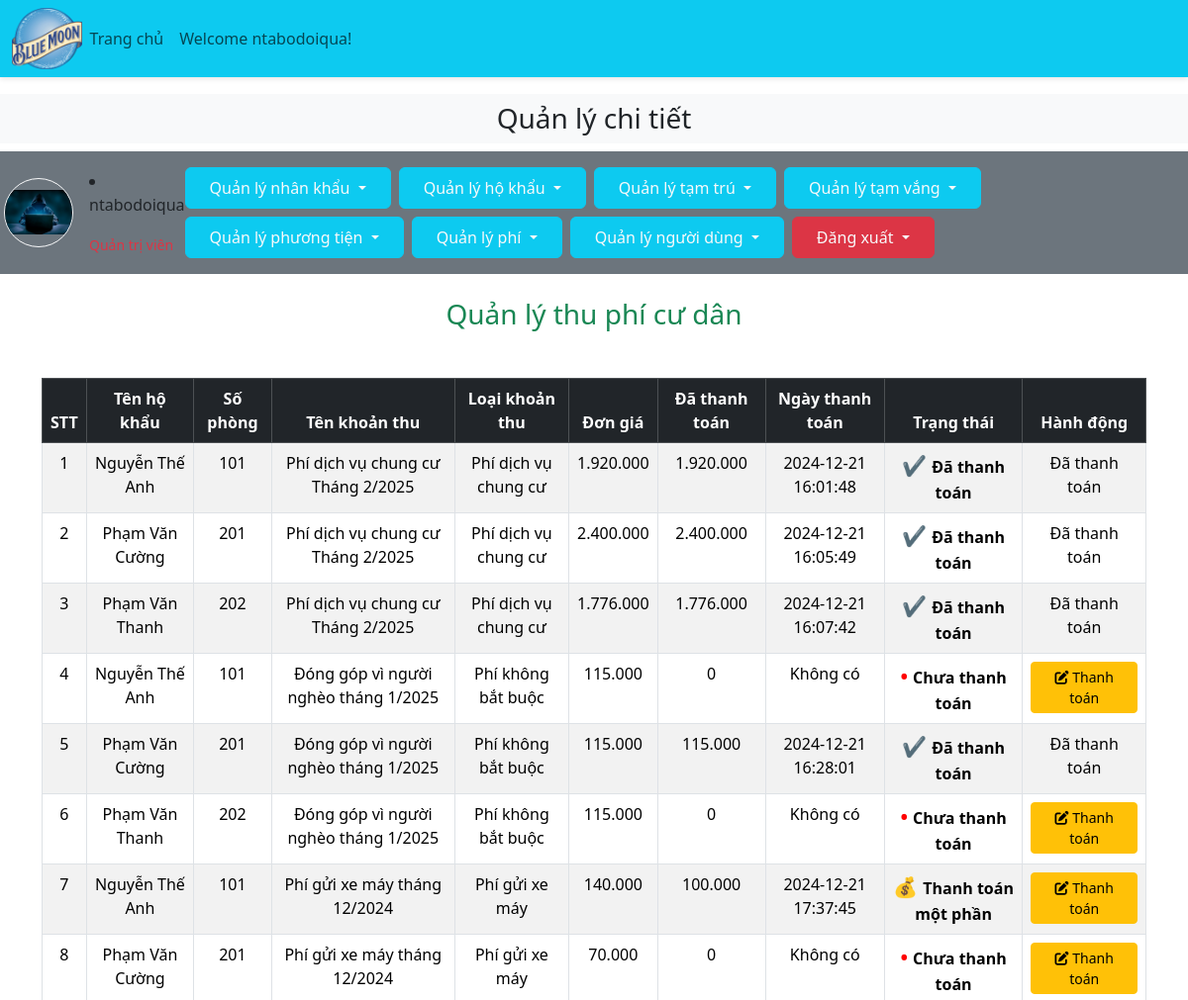
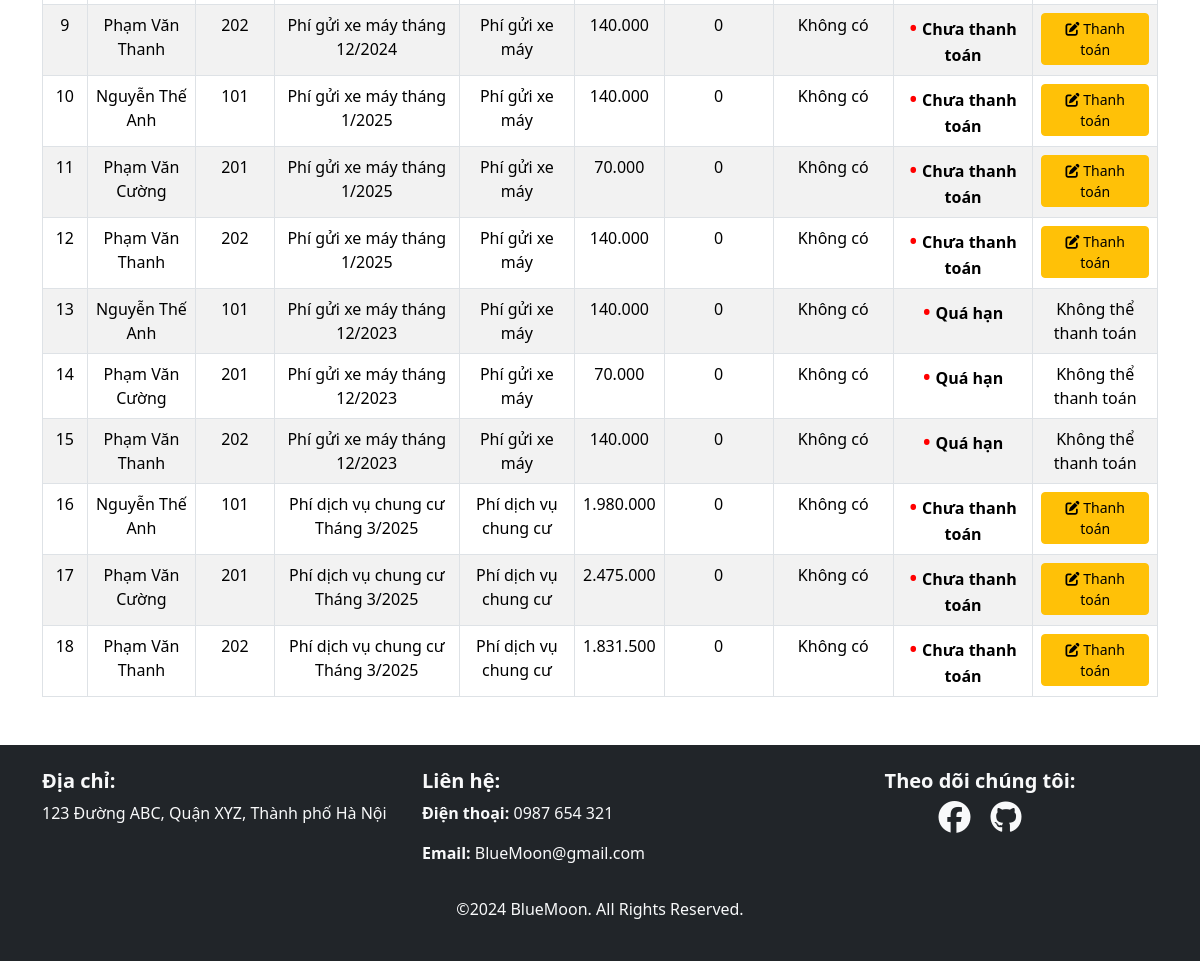
The app's page /admin_area/index.php?list_payments (signed in), older data (2 pictures, top to bottom).
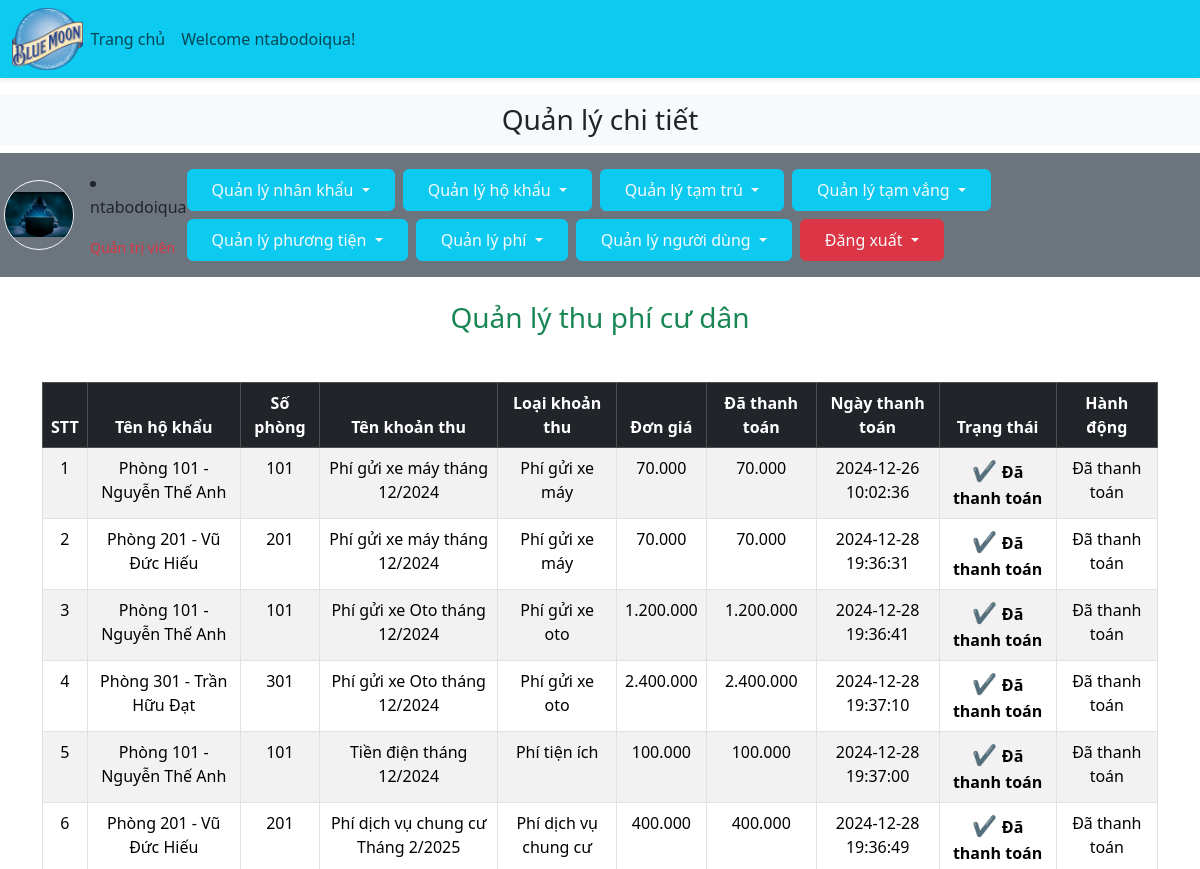
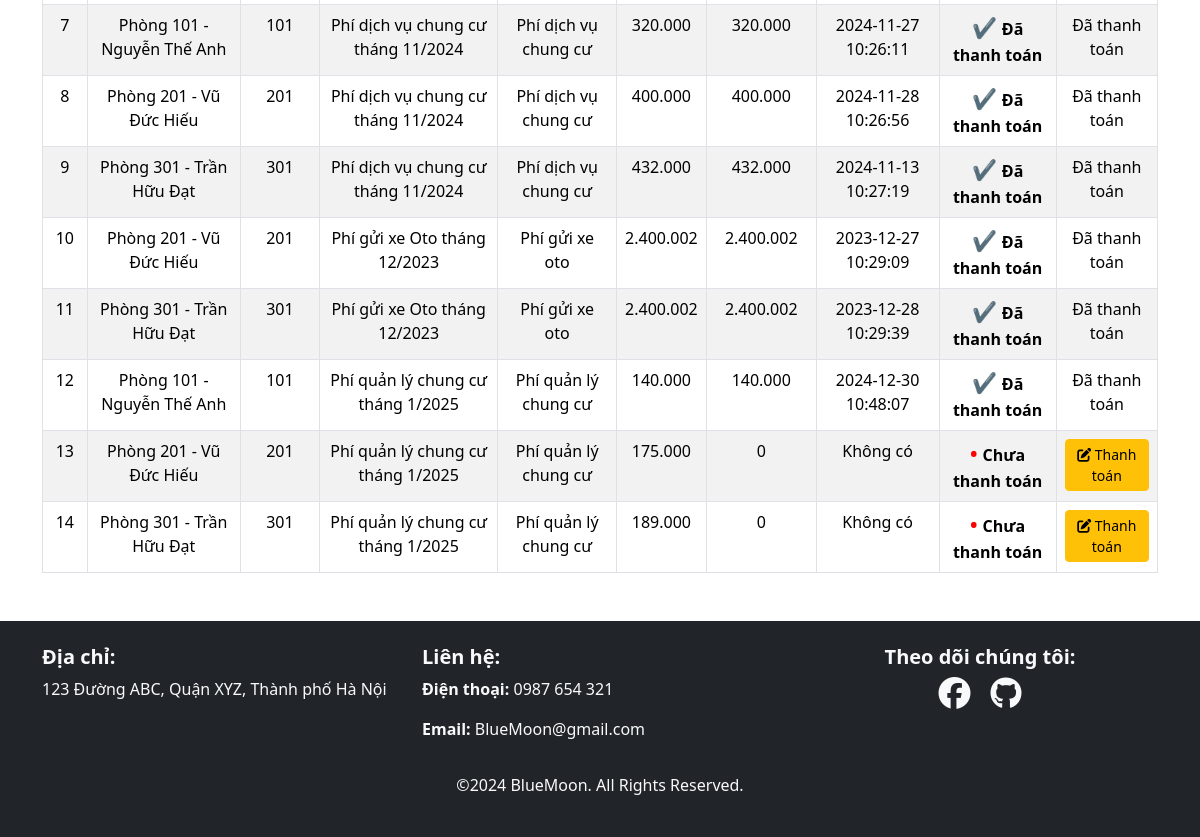
The same page, newer data (2 pictures, top to bottom).
### tables this page shows
CREATE TABLE `payments` (
  `payment_id` int(11) NOT NULL,
  `fee_id` int(11) NOT NULL,
  `apartment_id` int(11) NOT NULL,
  `amount_due` double NOT NULL,
  `amount_paid` double NOT NULL,
  `payment_date` datetime DEFAULT NULL,
  `status` varchar(50) NOT NULL
);

CREATE TABLE `apartments` (
  `apartment_id` int(11) NOT NULL,
  `apartment_name` varchar(50) NOT NULL,
  `apartment_num` int(11) NOT NULL,
  `apartment_area` int(11) NOT NULL,
  `owner_id` int(11) NOT NULL,
  `curr_living` int(11) NOT NULL,
  `is_left` tinyint(1) NOT NULL,
  `apartment_type` varchar(50) NOT NULL,
  `apartment_ngaylap` date DEFAULT NULL,
  `apartment_ngayroi` date DEFAULT NULL
);

CREATE TABLE `fees` (
  `fee_id` int(11) NOT NULL,
  `type_id` int(11) NOT NULL,
  `fee_additional_amount` int(11) NOT NULL,
  `fee_name` varchar(255) NOT NULL,
  `fee_image` varchar(255) NOT NULL,
  `fee_start_date` date NOT NULL,
  `fee_due_date` date NOT NULL
);

CREATE TABLE `type_fee` (
  `type_id` int(11) NOT NULL,
  `type_name` varchar(255) NOT NULL,
  `type_rate` int(11) NOT NULL
);

### admin_area/list_payments.php (the view, shortened to what this page needs)
<h3 class="text-center text-success my-4">Quản lý thu phí cư dân</h3>
<table class="table table-bordered table-hover table-striped mt-5">
    <thead class="table-dark">
        <tr class="text-center">
            <th>STT</th>
            <th>Tên hộ khẩu</th>
            <th>Số phòng</th>
            <th>Tên khoản thu</th>
            <th>Loại khoản thu</th>
            <th>Đơn giá</th>
            <th>Đã thanh toán</th>
            <th>Ngày thanh toán</th>
            <th>Trạng thái</th>
            <th>Hành động</th>
        </tr>
    </thead>
    <tbody class="bg-secondary text-light">
        <?php
        $get_payments="SELECT * FROM `payments`";
        $result=mysqli_query($con,$get_payments);
        $row_count=mysqli_num_rows($result);
        if($row_count==0){
            echo "<tr><td colspan='10' class='bg-danger text-center'>Chưa có khoản phí nào!</td></tr>";
        } else {
            $number = 0;
            while($row_data=mysqli_fetch_assoc($result)){
                $payment_id=$row_data['payment_id'];
                $fee_id=$row_data['fee_id'];
                $apartment_id=$row_data['apartment_id'];
                $amount_due=$row_data['amount_due'];
                $amount_paid=$row_data['amount_paid'];
                $query_fees = "SELECT fee_name,fee_due_date FROM fees WHERE fee_id = $fee_id LIMIT 1";
                $result_fees = mysqli_query($con, $query_fees);
                $row_fees = mysqli_fetch_assoc($result_fees);
                $fee_name = $row_fees['fee_name'];
                $fee_due_date = $row_fees['fee_due_date'];
                if ($amount_paid!=0){
                    $payment_date=$row_data['payment_date'];
                } else {
                    $payment_date="Không có";
                }
                if ($amount_paid == $amount_due) {
                    $status = "Đã thanh toán";
                    $status_class = "green";
                } else if (strtotime($fee_due_date) < strtotime(date('Y-m-d'))) {
                    $status = "Quá hạn";
                    $status_class = "red";
                } else if ($amount_paid == 0){
                    $status = "Chưa thanh toán";
                    $status_class = "red";
                } else {
                    $status = "Thanh toán một phần";
                    $status_class = "yellow";
                }
                $number++;
                $query_apartment = "SELECT apartment_name, apartment_num FROM apartments WHERE apartment_id = $apartment_id LIMIT 1";
                $result_apartment = mysqli_query($con, $query_apartment);
                $row_apartment = mysqli_fetch_assoc($result_apartment);
                $apartment_name = $row_apartment['apartment_name'];
                $apartment_num = $row_apartment['apartment_num'];
                $query_type_fee = "SELECT type_name FROM type_fee WHERE type_id = (SELECT type_id FROM fees WHERE fee_id = $fee_id) LIMIT 1";
                $result_type_fee = mysqli_query($con, $query_type_fee);
                $row_type_fee = mysqli_fetch_assoc($result_type_fee);
                $type_name = $row_type_fee['type_name'];
        ?>
        <tr class="text-center">
            <td><?php echo $number; ?></td>
            <td><?php echo $apartment_name; ?></td>
            <td><?php echo $apartment_num; ?></td>
            <td><?php echo $fee_name; ?></td>
            <td><?php echo $type_name; ?></td>
            <td><?php echo number_format($amount_due,0,',','.'); ?></td>
            <td><?php echo number_format($amount_paid,0,',','.'); ?></td>
            <td><?php echo $payment_date; ?></td>
            <td class="<?php echo $status_class; ?>"><?php echo $status; ?></td>
            <?php if ($status == "Quá hạn"){
                echo "<td>Không thể thanh toán</td>";
            } else if ($status == "Đã thanh toán") {
                echo "<td>Đã thanh toán</td>";
            }
            else {
                echo "<td><a href='index.php?edit_payment=$payment_id' class='btn btn-sm btn-warning'><i class='fa-solid fa-pen-to-square'></i> Thanh toán</a></td>";
            }
            ?>
        </tr>
        <?php
            }
        }
        ?>
    </tbody>
</table>

Row changes from the older to the newer data that the page shows:
removed payments: apartment.apartment_name "Nguyễn Thế Anh", apartment.apartment_num "101", fee.fee_name "Phí dịch vụ chung cư Tháng 2/2025", type_fee.type_name "Phí dịch vụ chung cư", amount_due "1.920.000", amount_paid "1.920.000", payment_date "2024-12-21 16:01:48", status "Đã thanh toán"
removed payments: apartment.apartment_name "Phạm Văn Cường", apartment.apartment_num "201", fee.fee_name "Phí dịch vụ chung cư Tháng 2/2025", type_fee.type_name "Phí dịch vụ chung cư", amount_due "2.400.000", amount_paid "2.400.000", payment_date "2024-12-21 16:05:49", status "Đã thanh toán"
removed payments: apartment.apartment_name "Phạm Văn Thanh", apartment.apartment_num "202", fee.fee_name "Phí dịch vụ chung cư Tháng 2/2025", type_fee.type_name "Phí dịch vụ chung cư", amount_due "1.776.000", amount_paid "1.776.000", payment_date "2024-12-21 16:07:42", status "Đã thanh toán"
removed payments: apartment.apartment_name "Nguyễn Thế Anh", apartment.apartment_num "101", fee.fee_name "Đóng góp vì người nghèo tháng 1/2025", type_fee.type_name "Phí không bắt buộc", amount_due "115.000", amount_paid "0", amount_paid "Không có", amount_paid "Chưa thanh toán"
removed payments: apartment.apartment_name "Phạm Văn Cường", apartment.apartment_num "201", fee.fee_name "Đóng góp vì người nghèo tháng 1/2025", type_fee.type_name "Phí không bắt buộc", amount_due "115.000", amount_paid "115.000", payment_date "2024-12-21 16:28:01", status "Đã thanh toán"
removed payments: apartment.apartment_name "Nguyễn Thế Anh", apartment.apartment_num "101", fee.fee_name "Phí gửi xe máy tháng 12/2024", type_fee.type_name "Phí gửi xe máy", amount_due "140.000", amount_paid "100.000", payment_date "2024-12-21 17:37:45", amount_paid "Thanh toán một phần"
removed payments: apartment.apartment_name "Phạm Văn Thanh", apartment.apartment_num "202", fee.fee_name "Phí gửi xe máy tháng 12/2024", type_fee.type_name "Phí gửi xe máy", amount_due "140.000", amount_paid "0", amount_paid "Không có", amount_paid "Chưa thanh toán"
removed payments: apartment.apartment_name "Nguyễn Thế Anh", apartment.apartment_num "101", fee.fee_name "Phí gửi xe máy tháng 1/2025", type_fee.type_name "Phí gửi xe máy", amount_due "140.000", amount_paid "0", amount_paid "Không có", amount_paid "Chưa thanh toán"
removed payments: apartment.apartment_name "Phạm Văn Cường", apartment.apartment_num "201", fee.fee_name "Phí gửi xe máy tháng 1/2025", type_fee.type_name "Phí gửi xe máy", amount_due "70.000", amount_paid "0", amount_paid "Không có", amount_paid "Chưa thanh toán"
removed payments: apartment.apartment_name "Nguyễn Thế Anh", apartment.apartment_num "101", fee.fee_name "Phí gửi xe máy tháng 12/2023", type_fee.type_name "Phí gửi xe máy", amount_due "140.000", amount_paid "0", amount_paid "Không có", fee.fee_due_date "Quá hạn", shows "Không thể thanh toán"
removed payments: apartment.apartment_name "Phạm Văn Thanh", apartment.apartment_num "202", fee.fee_name "Phí gửi xe máy tháng 12/2023", type_fee.type_name "Phí gửi xe máy", amount_due "140.000", amount_paid "0", amount_paid "Không có", fee.fee_due_date "Quá hạn", shows "Không thể thanh toán"
removed payments: apartment.apartment_name "Nguyễn Thế Anh", apartment.apartment_num "101", fee.fee_name "Phí dịch vụ chung cư Tháng 3/2025", type_fee.type_name "Phí dịch vụ chung cư", amount_due "1.980.000", amount_paid "0", amount_paid "Không có", amount_paid "Chưa thanh toán"
removed payments: apartment.apartment_name "Phạm Văn Cường", apartment.apartment_num "201", fee.fee_name "Phí dịch vụ chung cư Tháng 3/2025", type_fee.type_name "Phí dịch vụ chung cư", amount_due "2.475.000", amount_paid "0", amount_paid "Không có", amount_paid "Chưa thanh toán"
removed payments: apartment.apartment_name "Phạm Văn Thanh", apartment.apartment_num "202", fee.fee_name "Phí dịch vụ chung cư Tháng 3/2025", type_fee.type_name "Phí dịch vụ chung cư", amount_due "1.831.500", amount_paid "0", amount_paid "Không có", amount_paid "Chưa thanh toán"
changed payments (number 1 of 14 on the later page): apartment.apartment_name "Phạm Văn Thanh" → "Phòng 101 - Nguyễn Thế Anh"; apartment.apartment_num "202" → "101"; fee.fee_name "Đóng góp vì người nghèo tháng 1/2025" → "Phí gửi xe máy tháng 12/2024"; type_fee.type_name "Phí không bắt buộc" → "Phí gửi xe máy"; amount_due "115.000" → "70.000"; amount_paid "0" → "70.000"; payment_date "Không có" → "2024-12-26 10:02:36"; status "Chưa thanh toán" → "Đã thanh toán"; amount_paid "Thanh toán" → "Đã thanh toán"
added payments: apartment.apartment_name "Phòng 201 - Vũ Đức Hiếu", apartment.apartment_num "201", fee.fee_name "Phí gửi xe máy tháng 12/2024", type_fee.type_name "Phí gửi xe máy", amount_due "70.000", amount_paid "70.000", payment_date "2024-12-28 19:36:31", status "Đã thanh toán"
added payments: apartment.apartment_name "Phòng 101 - Nguyễn Thế Anh", apartment.apartment_num "101", fee.fee_name "Phí gửi xe Oto tháng 12/2024", type_fee.type_name "Phí gửi xe oto", amount_due "1.200.000", amount_paid "1.200.000", payment_date "2024-12-28 19:36:41", status "Đã thanh toán"
changed payments (number 4 of 14 on the later page): apartment.apartment_name "Phạm Văn Cường" → "Phòng 301 - Trần Hữu Đạt"; apartment.apartment_num "201" → "301"; fee.fee_name "Phí gửi xe máy tháng 12/2024" → "Phí gửi xe Oto tháng 12/2024"; type_fee.type_name "Phí gửi xe máy" → "Phí gửi xe oto"; amount_due "70.000" → "2.400.000"; amount_paid "0" → "2.400.000"; payment_date "Không có" → "2024-12-28 19:37:10"; status "Chưa thanh toán" → "Đã thanh toán"; amount_paid "Thanh toán" → "Đã thanh toán"
changed payments: apartment.apartment_name "Phạm Văn Thanh" → "Phòng 101 - Nguyễn Thế Anh"; apartment.apartment_num "202" → "101"; fee.fee_name "Phí gửi xe máy tháng 1/2025" → "Tiền điện tháng 12/2024"; type_fee.type_name "Phí gửi xe máy" → "Phí tiện ích"; amount_due "140.000" → "100.000"; amount_paid "0" → "100.000"; payment_date "Không có" → "2024-12-28 19:37:00"; status "Chưa thanh toán" → "Đã thanh toán"; amount_paid "Thanh toán" → "Đã thanh toán"
changed payments: apartment.apartment_name "Phạm Văn Cường" → "Phòng 201 - Vũ Đức Hiếu"; fee.fee_name "Phí gửi xe máy tháng 12/2023" → "Phí dịch vụ chung cư Tháng 2/2025"; type_fee.type_name "Phí gửi xe máy" → "Phí dịch vụ chung cư"; amount_due "70.000" → "400.000"; amount_paid "0" → "400.000"; payment_date "Không có" → "2024-12-28 19:36:49"; fee_id 20 → 9 (drawn); status "Quá hạn" → "Đã thanh toán"; now shows "Đã thanh toán"; no longer shows "Không thể thanh toán"
added payments: apartment.apartment_name "Phòng 101 - Nguyễn Thế Anh", apartment.apartment_num "101", fee.fee_name "Phí dịch vụ chung cư tháng 11/2024", type_fee.type_name "Phí dịch vụ chung cư", amount_due "320.000", amount_paid "320.000", payment_date "2024-11-27 10:26:11", status "Đã thanh toán"
added payments: apartment.apartment_name "Phòng 201 - Vũ Đức Hiếu", apartment.apartment_num "201", fee.fee_name "Phí dịch vụ chung cư tháng 11/2024", type_fee.type_name "Phí dịch vụ chung cư", amount_due "400.000", amount_paid "400.000", payment_date "2024-11-28 10:26:56", status "Đã thanh toán"
added payments: apartment.apartment_name "Phòng 301 - Trần Hữu Đạt", apartment.apartment_num "301", fee.fee_name "Phí dịch vụ chung cư tháng 11/2024", type_fee.type_name "Phí dịch vụ chung cư", amount_due "432.000", amount_paid "432.000", payment_date "2024-11-13 10:27:19", status "Đã thanh toán"
added payments: apartment.apartment_name "Phòng 201 - Vũ Đức Hiếu", apartment.apartment_num "201", fee.fee_name "Phí gửi xe Oto tháng 12/2023", type_fee.type_name "Phí gửi xe oto", amount_due "2.400.002", amount_paid "2.400.002", payment_date "2023-12-27 10:29:09", status "Đã thanh toán"
added payments: apartment.apartment_name "Phòng 301 - Trần Hữu Đạt", apartment.apartment_num "301", fee.fee_name "Phí gửi xe Oto tháng 12/2023", type_fee.type_name "Phí gửi xe oto", amount_due "2.400.002", amount_paid "2.400.002", payment_date "2023-12-28 10:29:39", status "Đã thanh toán"
added payments: apartment.apartment_name "Phòng 101 - Nguyễn Thế Anh", apartment.apartment_num "101", fee.fee_name "Phí quản lý chung cư tháng 1/2025", type_fee.type_name "Phí quản lý chung cư", amount_due "140.000", amount_paid "140.000", payment_date "2024-12-30 10:48:07", status "Đã thanh toán"
added payments: apartment.apartment_name "Phòng 201 - Vũ Đức Hiếu", apartment.apartment_num "201", fee.fee_name "Phí quản lý chung cư tháng 1/2025", type_fee.type_name "Phí quản lý chung cư", amount_due "175.000", amount_paid "0", amount_paid "Không có", amount_paid "Chưa thanh toán"
added payments: apartment.apartment_name "Phòng 301 - Trần Hữu Đạt", apartment.apartment_num "301", fee.fee_name "Phí quản lý chung cư tháng 1/2025", type_fee.type_name "Phí quản lý chung cư", amount_due "189.000", amount_paid "0", amount_paid "Không có", amount_paid "Chưa thanh toán"
